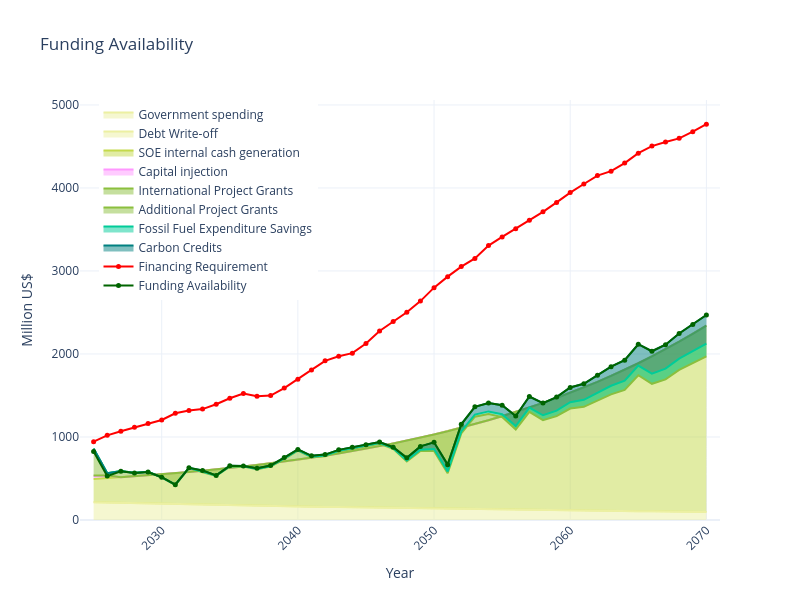

Notebook cell for this chart:
### Code cell
import pandas as pd
import numpy as np
import plotly.express as px
import plotly.graph_objects as go

width=800
height=600
years = list(dashboard_summary.columns)  # 2025, 2030, 2035, ..., 2070

# df_funding_plot = df_funding_availability_full.T.drop

df_funding_plot = pd.DataFrame({
    "Year": dashboard_summary.columns,
    "Government spending": list(df_funding_availability_full.loc["Government spending", :]),
    "Debt Write-off": list(df_funding_availability_full.loc["Debt Write-off", years]),
    "SOE internal cash generation": list(df_funding_availability_full.loc["SOE internal cash generation", years]),
    "Capital injection": list(df_funding_availability_full.loc["Capital Injection", years]),
    "International Project Grants": list(df_funding_availability_full.loc["International Project Grants", years]),
    "Additional Project Grants": list(df_funding_availability_full.loc["Additional Project Grants", years]),
    "Fossil Fuel Expenditure Savings": list(df_funding_availability_full.loc["Fossil Fuel Expenditure Savings", years]),
    "Carbon Credits": list(df_funding_availability_full.loc["Carbon Credits", years]),

    "Financing Requirement": dashboard_summary.loc["Financing requirement", years], 
    "Funding Availability": dashboard_summary.loc["Funding availability", years]
})

# df_funding_plot.head()
stacked_cols_funding = [
    "Government spending",
    "Debt Write-off",
    "SOE internal cash generation",
    "Capital injection",
    "International Project Grants",
    "Additional Project Grants",
    "Fossil Fuel Expenditure Savings",
    "Carbon Credits"
]

color_map = {
    "Government spending": "#ecf0a2",             # 浅黄色ecf0a2
    "Debt Write-off": "#ecf0a2",                  # 更深一点的浅黄
    "SOE internal cash generation": "#c4da4b",    # 浅青绿
    "Capital Injection": "#c4da4b",               # 黄绿色
    "International Project Grants": "#8bbf3e",    # 偏绿
    "Additional Project Grants": "#8bbf3e",       # 更亮绿
    "Fossil Fuel Expenditure Savings": "#00cc99", # 青绿色
    "Carbon Credits": "#008080"                   # 深青绿
}

def stacked_area_fig(df_stack_plot, stacked_cols,width=800,height=600,color_map=color_map,title="",line_plots=True):
    """
    Sankey stacked area chart
    """

    df_area = df_stack_plot.melt(
        id_vars="Year",
        value_vars=stacked_cols,
        var_name="Source",
        value_name="Value"
    )

    fig = px.area(
        df_area, x="Year", y="Value", color="Source",
        color_discrete_map=color_map,
        title=title,
        labels={"Value": "Million US$", "Year": "Year", "Source": ""},
        template="plotly_white"
    )
    if line_plots :
        # Financing Requirement: red
        fig.add_trace(
            go.Scatter(
                x=df_stack_plot["Year"],
                y=df_stack_plot["Financing Requirement"],
                mode="lines+markers",
                name="Financing Requirement",
                line=dict(color="red", width=2),
                marker=dict(color="red", size=5)
            )
        )
    # elif line_plots.lowercase() in ["funding availability","funding"]:
        # Funding Availability: darkgreen
        fig.add_trace(
            go.Scatter(
                x=df_stack_plot["Year"],
                y=df_stack_plot["Funding Availability"],
                mode="lines+markers",
                name="Funding Availability",
                line=dict(color="darkgreen", width=2),
                marker=dict(color="darkgreen", size=5)
            )
        )
    
    fig.update_layout(
        xaxis=dict(range=[2024, 2071], tickangle=-45),  
        # yaxis=dict(range=[0, 6000]),                   
        legend=dict(
            orientation="v",
            yanchor="top",
            y=1,
            xanchor="center",
            x=0.2
        ),
        width=width,
        height=height
    )
    return fig
title = "Funding Availability"
fig = stacked_area_fig(df_funding_plot, stacked_cols_funding,width=800,height=600,color_map=color_map,title=title,line_plots=True)
fig.show()
# df_area

### Figure 1 — Plotly figure (JSON) as saved in the notebook; plotly's stock layout.template omitted (floating-point values rounded to 4 significant figures)
{"data": [{"fillpattern": {"shape": ""}, "hovertemplate": "=Government spending<br>Year=%{x}<br>Million US$=%{y}<extra></extra>", "legendgroup": "Government spending", "line": {"color": "#ecf0a2"}, "marker": {"symbol": "circle"}, "mode": "lines", "name": "Government spending", "orientation": "v", "showlegend": true, "stackgroup": "1", "type": "scatter", "x": [2025, 2026, 2027, 2028, 2029, 2030, 2031, 2032, 2033, 2034, 2035, 2036, 2037, 2038, 2039, 2040, 2041, 2042, 2043, 2044, 2045, 2046, 2047, 2048, 2049, 2050, 2051, 2052, 2053, 2054, 2055, 2056, 2057, 2058, 2059, 2060, 2061, 2062, 2063, 2064, 2065, 2066, 2067, 2068, 2069, 2070], "xaxis": "x", "y": [212.6, 208.9, 205.3, 201.8, 198.3, 194.8, 191.5, 188.2, 184.9, 181.7, 178.6, 175.5, 172.4, 169.5, 166.5, 163.7, 160.8, 158.1, 155.3, 152.6, 150.0, 147.4, 144.9, 142.4, 139.9, 137.5, 135.1, 132.8, 130.5, 128.2, 126.0, 123.8, 121.7, 119.6, 117.5, 115.5, 113.5, 111.5, 109.6, 107.7, 105.8, 104.0, 102.2, 100.4, 98.71, 97.0], "yaxis": "y"}, {"fillpattern": {"shape": ""}, "hovertemplate": "=Debt Write-off<br>Year=%{x}<br>Million US$=%{y}<extra></extra>", "legendgroup": "Debt Write-off", "line": {"color": "#ecf0a2"}, "marker": {"symbol": "circle"}, "mode": "lines", "name": "Debt Write-off", "orientation": "v", "showlegend": true, "stackgroup": "1", "type": "scatter", "x": [2025, 2026, 2027, 2028, 2029, 2030, 2031, 2032, 2033, 2034, 2035, 2036, 2037, 2038, 2039, 2040, 2041, 2042, 2043, 2044, 2045, 2046, 2047, 2048, 2049, 2050, 2051, 2052, 2053, 2054, 2055, 2056, 2057, 2058, 2059, 2060, 2061, 2062, 2063, 2064, 2065, 2066, 2067, 2068, 2069, 2070], "xaxis": "x", "y": [0, 0, 0, 0, 0, 0, 0, 0, 0, 0, 0, 0, 0, 0, 0, 0, 0, 0, 0, 0, 0, 0, 0, 0, 0, 0, 0, 0, 0, 0, 0, 0, 0, 0, 0, 0, 0, 0, 0, 0, 0, 0, 0, 0, 0, 0], "yaxis": "y"}, {"fillpattern": {"shape": ""}, "hovertemplate": "=SOE internal cash generation<br>Year=%{x}<br>Million US$=%{y}<extra></extra>", "legendgroup": "SOE internal cash generation", "line": {"color": "#c4da4b"}, "marker": {"symbol": "circle"}, "mode": "lines", "name": "SOE internal cash generation", "orientation": "v", "showlegend": true, "stackgroup": "1", "type": "scatter", "x": [2025, 2026, 2027, 2028, 2029, 2030, 2031, 2032, 2033, 2034, 2035, 2036, 2037, 2038, 2039, 2040, 2041, 2042, 2043, 2044, 2045, 2046, 2047, 2048, 2049, 2050, 2051, 2052, 2053, 2054, 2055, 2056, 2057, 2058, 2059, 2060, 2061, 2062, 2063, 2064, 2065, 2066, 2067, 2068, 2069, 2070], "xaxis": "x", "y": [281.9, 295.2, 309.1, 323.7, 339.0, 355.0, 371.7, 389.3, 407.6, 426.9, 447.0, 468.1, 490.2, 513.3, 537.5, 562.9, 589.5, 617.3, 646.4, 676.9, 708.9, 742.3, 777.3, 814.0, 852.4, 892.7, 934.8, 978.9, 1025.0, 1073.0, 1124.0, 1177.0, 1233.0, 1291.0, 1352.0, 1416.0, 1482.0, 1552.0, 1626.0, 1702.0, 1783.0, 1867.0, 1955.0, 2047.0, 2144.0, 2245.0], "yaxis": "y"}, {"fillpattern": {"shape": ""}, "hovertemplate": "=Capital injection<br>Year=%{x}<br>Million US$=%{y}<extra></extra>", "legendgroup": "Capital injection", "line": {"color": "#FF97FF"}, "marker": {"symbol": "circle"}, "mode": "lines", "name": "Capital injection", "orientation": "v", "showlegend": true, "stackgroup": "1", "type": "scatter", "x": [2025, 2026, 2027, 2028, 2029, 2030, 2031, 2032, 2033, 2034, 2035, 2036, 2037, 2038, 2039, 2040, 2041, 2042, 2043, 2044, 2045, 2046, 2047, 2048, 2049, 2050, 2051, 2052, 2053, 2054, 2055, 2056, 2057, 2058, 2059, 2060, 2061, 2062, 2063, 2064, 2065, 2066, 2067, 2068, 2069, 2070], "xaxis": "x", "y": [33.33, 33.33, 0, 0, 0, 0, 0, 0, 0, 0, 0, 0, 0, 0, 0, 0, 0, 0, 0, 0, 0, 0, 0, 0, 0, 0, 0, 0, 0, 0, 0, 0, 0, 0, 0, 0, 0, 0, 0, 0, 0, 0, 0, 0, 0, 0], "yaxis": "y"}, {"fillpattern": {"shape": ""}, "hovertemplate": "=International Project Grants<br>Year=%{x}<br>Million US$=%{y}<extra></extra>", "legendgroup": "International Project Grants", "line": {"color": "#8bbf3e"}, "marker": {"symbol": "circle"}, "mode": "lines", "name": "International Project Grants", "orientation": "v", "showlegend": true, "stackgroup": "1", "type": "scatter", "x": [2025, 2026, 2027, 2028, 2029, 2030, 2031, 2032, 2033, 2034, 2035, 2036, 2037, 2038, 2039, 2040, 2041, 2042, 2043, 2044, 2045, 2046, 2047, 2048, 2049, 2050, 2051, 2052, 2053, 2054, 2055, 2056, 2057, 2058, 2059, 2060, 2061, 2062, 2063, 2064, 2065, 2066, 2067, 2068, 2069, 2070], "xaxis": "x", "y": [7.94, 0, 0, 0, 0, 0, 0, 0, 0, 0, 0, 0, 0, 0, 0, 0, 0, 0, 0, 0, 0, 0, 0, 0, 0, 0, 0, 0, 0, 0, 0, 0, 0, 0, 0, 0, 0, 0, 0, 0, 0, 0, 0, 0, 0, 0], "yaxis": "y"}, {"fillpattern": {"shape": ""}, "hovertemplate": "=Additional Project Grants<br>Year=%{x}<br>Million US$=%{y}<extra></extra>", "legendgroup": "Additional Project Grants", "line": {"color": "#8bbf3e"}, "marker": {"symbol": "circle"}, "mode": "lines", "name": "Additional Project Grants", "orientation": "v", "showlegend": true, "stackgroup": "1", "type": "scatter", "x": [2025, 2026, 2027, 2028, 2029, 2030, 2031, 2032, 2033, 2034, 2035, 2036, 2037, 2038, 2039, 2040, 2041, 2042, 2043, 2044, 2045, 2046, 2047, 2048, 2049, 2050, 2051, 2052, 2053, 2054, 2055, 2056, 2057, 2058, 2059, 2060, 2061, 2062, 2063, 2064, 2065, 2066, 2067, 2068, 2069, 2070], "xaxis": "x", "y": [324.0, 25.0, 74.66, 43.23, 43.5, -38.93, -140.3, 47.17, -18.54, -77.8, 17.34, 0.7249, -51.93, -39.89, 30.26, 109.8, 6.6, -7.43, 24.66, 26.77, 26.69, 29.2, -63.6, -252.2, -161.8, -199.6, -505.5, -67.86, 88.31, 76.16, -10.45, -211.7, -52.4, -208.1, -218.8, -188.4, -232.8, -225.8, -221.0, -243.0, -144.7, -329.7, -362.6, -340.0, -356.6, -371.0], "yaxis": "y"}, {"fillpattern": {"shape": ""}, "hovertemplate": "=Fossil Fuel Expenditure Savings<br>Year=%{x}<br>Million US$=%{y}<extra></extra>", "legendgroup": "Fossil Fuel Expenditure Savings", "line": {"color": "#00cc99"}, "marker": {"symbol": "circle"}, "mode": "lines", "name": "Fossil Fuel Expenditure Savings", "orientation": "v", "showlegend": true, "stackgroup": "1", "type": "scatter", "x": [2025, 2026, 2027, 2028, 2029, 2030, 2031, 2032, 2033, 2034, 2035, 2036, 2037, 2038, 2039, 2040, 2041, 2042, 2043, 2044, 2045, 2046, 2047, 2048, 2049, 2050, 2051, 2052, 2053, 2054, 2055, 2056, 2057, 2058, 2059, 2060, 2061, 2062, 2063, 2064, 2065, 2066, 2067, 2068, 2069, 2070], "xaxis": "x", "y": [0, 0, 0, 0, 0, 2.629, 1.956, 2.469, 9.717, 3.787, 6.179, 3.781, 5.247, 5.819, 7.921, 5.528, 6.678, 8.851, 7.974, 7.992, 8.825, 8.408, 6.946, 12.45, 14.67, 25.63, 21.35, 22.68, 26.03, 30.44, 34.94, 43.38, 52.6, 59.56, 67.49, 76.25, 84.47, 93.6, 103.2, 111.3, 116.1, 121.5, 129.0, 135.4, 144.0, 152.5], "yaxis": "y"}, {"fillpattern": {"shape": ""}, "hovertemplate": "=Carbon Credits<br>Year=%{x}<br>Million US$=%{y}<extra></extra>", "legendgroup": "Carbon Credits", "line": {"color": "#008080"}, "marker": {"symbol": "circle"}, "mode": "lines", "name": "Carbon Credits", "orientation": "v", "showlegend": true, "stackgroup": "1", "type": "scatter", "x": [2025, 2026, 2027, 2028, 2029, 2030, 2031, 2032, 2033, 2034, 2035, 2036, 2037, 2038, 2039, 2040, 2041, 2042, 2043, 2044, 2045, 2046, 2047, 2048, 2049, 2050, 2051, 2052, 2053, 2054, 2055, 2056, 2057, 2058, 2059, 2060, 2061, 2062, 2063, 2064, 2065, 2066, 2067, 2068, 2069, 2070], "xaxis": "x", "y": [0, 0, -3.225, -3.226, -2.624, 1.958, 1.265, 1.592, 12.06, 2.443, 3.63, 1.997, 6.222, 8.397, 9.749, 8.601, 9.465, 10.95, 10.66, 10.88, 11.57, 11.53, 10.83, 32.02, 41.56, 79.73, 81.26, 86.39, 93.0, 100.5, 108.4, 120.0, 132.9, 146.7, 162.5, 178.3, 193.3, 210.8, 230.0, 246.5, 257.6, 270.2, 288.1, 304.2, 325.1, 346.7], "yaxis": "y"}, {"line": {"color": "red", "width": 2}, "marker": {"color": "red", "size": 5}, "mode": "lines+markers", "name": "Financing Requirement", "type": "scatter", "x": [2025, 2026, 2027, 2028, 2029, 2030, 2031, 2032, 2033, 2034, 2035, 2036, 2037, 2038, 2039, 2040, 2041, 2042, 2043, 2044, 2045, 2046, 2047, 2048, 2049, 2050, 2051, 2052, 2053, 2054, 2055, 2056, 2057, 2058, 2059, 2060, 2061, 2062, 2063, 2064, 2065, 2066, 2067, 2068, 2069, 2070], "y": [943.3, 1019.0, 1069.0, 1117.0, 1163.0, 1205.0, 1285.0, 1320.0, 1336.0, 1394.0, 1466.0, 1524.0, 1490.0, 1498.0, 1589.0, 1695.0, 1808.0, 1918.0, 1972.0, 2010.0, 2126.0, 2276.0, 2391.0, 2502.0, 2637.0, 2799.0, 2932.0, 3053.0, 3151.0, 3306.0, 3410.0, 3510.0, 3611.0, 3713.0, 3826.0, 3944.0, 4048.0, 4149.0, 4202.0, 4299.0, 4419.0, 4504.0, 4553.0, 4598.0, 4677.0, 4769.0]}, {"line": {"color": "darkgreen", "width": 2}, "marker": {"color": "darkgreen", "size": 5}, "mode": "lines+markers", "name": "Funding Availability", "type": "scatter", "x": [2025, 2026, 2027, 2028, 2029, 2030, 2031, 2032, 2033, 2034, 2035, 2036, 2037, 2038, 2039, 2040, 2041, 2042, 2043, 2044, 2045, 2046, 2047, 2048, 2049, 2050, 2051, 2052, 2053, 2054, 2055, 2056, 2057, 2058, 2059, 2060, 2061, 2062, 2063, 2064, 2065, 2066, 2067, 2068, 2069, 2070], "y": [826.4, 529.1, 585.8, 565.5, 578.1, 515.5, 426.1, 628.7, 595.8, 537.0, 652.7, 650.1, 622.2, 657.1, 752.0, 850.5, 773.0, 787.7, 845.0, 875.2, 905.9, 938.9, 876.4, 748.6, 886.8, 935.8, 667.0, 1153.0, 1363.0, 1409.0, 1383.0, 1253.0, 1488.0, 1409.0, 1481.0, 1597.0, 1641.0, 1742.0, 1847.0, 1925.0, 2117.0, 2033.0, 2111.0, 2247.0, 2355.0, 2470.0]}], "layout": {"height": 600, "legend": {"orientation": "v", "title": {"text": ""}, "tracegroupgap": 0, "x": 0.2, "xanchor": "center", "y": 1, "yanchor": "top"}, "title": {"text": "Funding Availability"}, "width": 800, "xaxis": {"anchor": "y", "domain": [0, 1], "range": [2024, 2071], "tickangle": -45, "title": {"text": "Year"}}, "yaxis": {"anchor": "x", "domain": [0, 1], "title": {"text": "Million US$"}}}}
